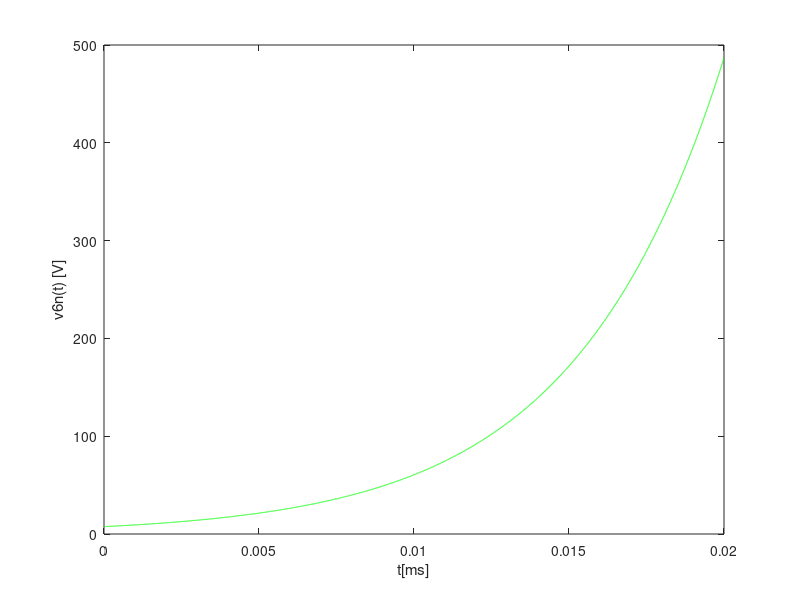
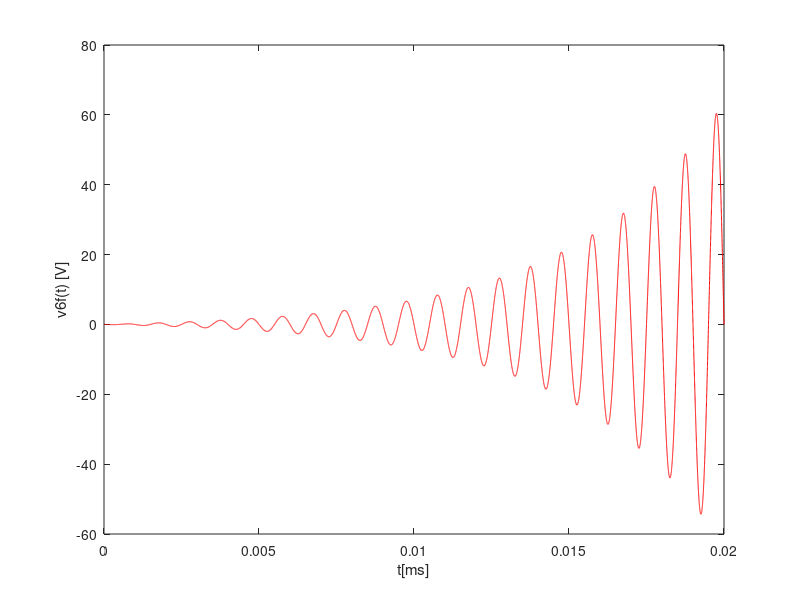
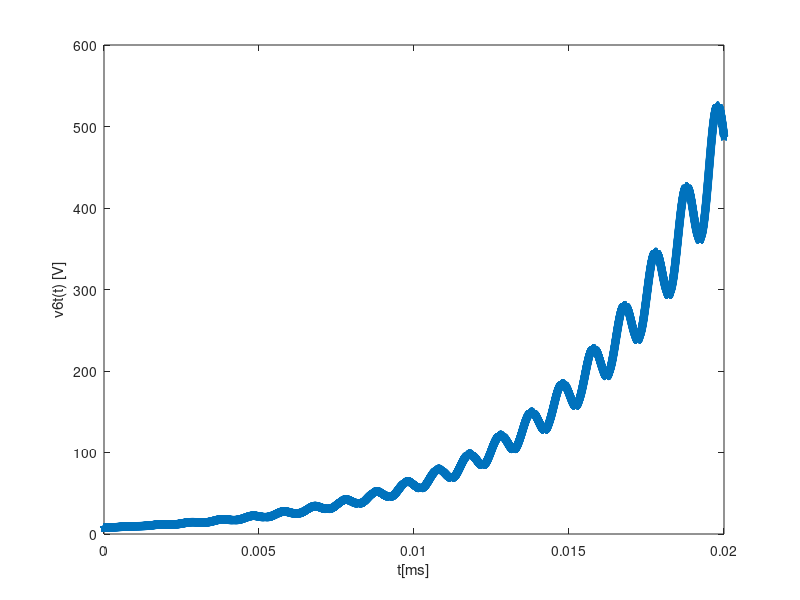

These charts were generated, in order, by the following MATLAB code:
format long

%%These are the given values of all of the circuits' components

r1 = 1.04362094375e3 
r2 = 2.01060713289e3 
r3 = 3.1012701442e3
r4 = 4.18822801798e3 
r5 = 3.09414786857e3 
r6 = 2.02739936235e3 
r7 = 1.0022809037e3 
Vs = 5.02924600001 
C = 1.03087754949e-6
Kb = 7.2492497599e-3 
Kd = 8.29575903566e3

%%%%%%%%%%THEO - P1%%%%%%%%%%

%%In this part, all of the node voltages will be calculated using the Nodal Analysis Method

R=[1 , 0 , 0 , 0 , 0 , 0 , 0 , 0 , 0, 0;

1/r1 , (-1/r1 -1/r2 -1/r3) , 1/r2 , 0 , 1/r3 , 0 , 0 , 0 , 0, 0;

0 , 1/r2 , -1/r2 , 0 , 0 , 0 , 0 , 1 , 0, 0;

0 , 0 , 0 , 1 , 0 , 0 , -1 , 0 , 0, -Kd;

0 , 0 , 0 , -1/r5 , 1/r5 , 0 , 0 , 1 , 1, 0;

0 , 0 , 0 , 0 ,  0 , 1/r7, -1/r7 , 0 , 0, 1;

0 , -Kb , 0 , Kb , 0 , 0 , 0 , 1 , 0, 0;

0 , 1/r3 , 0 , (-1/r3-1/r4-1/r5) , 1/r5 , 0 , 0 , 0 , 1 , 1;

0 , 0 , 0 , 0 , 0 , 1/r6 , 0 , 0, 0, 1;

0 , 0 , 0 , 0 , 0 , 0    , 0 , 0, 1, 0 ]

T=[Vs;0;0;0;0;0;0;0;0;0]

s=R\T

%%This will print the results of the Nodal Analysis in a table

file1=fopen('theo_first.tex', 'w');

fprintf(file1, '\n Node Voltage 1 & %.11e \\\\ \\hline ', s(1));
fprintf(file1, '\n Node Voltage 2 & %.11e \\\\ \\hline ', s(2));
fprintf(file1, '\n Node Voltage 3 & %.11e \\\\ \\hline ', s(3));
fprintf(file1, '\n Node Voltage 5 & %.11e \\\\ \\hline ', s(4));
fprintf(file1, '\n Node Voltage 6 & %.11e \\\\ \\hline ', s(5));
fprintf(file1, '\n Node Voltage 7 & %.11e \\\\ \\hline ', s(6));
fprintf(file1, '\n Node Voltage 8 & %.11e \\\\ \\hline ', s(7));

fclose(file1);

vaux=s(5)-s(7) 

file2=fopen('datafrom1.txt', 'w');

fprintf(file2, 'Vx n6 n8 %.11e\n', vaux);

fclose(file2);

%%%%%%%%%%THEO - P2%%%%%%%%%%

Vs=0
Vx=s(5)-s(7)

X=[1 , 0 , 0 , 0 , 0 , 0 , 0 , 0 , 0, 0;

1/r1 , (-1/r1 -1/r2 -1/r3) , 1/r2 , 0 , 1/r3 , 0 , 0 , 0 , 0, 0;

0 , 1/r2 , -1/r2 , 0 , 0 , 0 , 0 , 1 , 0, 0;

0 , 0 , 0 , 1 , 0 , 0 , -1 , 0 , 0, -Kd;

0 , 0 , 0 , -1/r5 , 1/r5 , 0 , 0 , 1 , 1, 0;

0 , 0 , 0 , 0 ,  0 , 1/r7, -1/r7 , 0 , 0, 1;

0 , -Kb , 0 , Kb , 0 , 0 , 0 , 1 , 0, 0;

0 , 1/r3 , 0 , (-1/r3-1/r4-1/r5) , 1/r5 , 0, 0 , 0 , 1 , 1;

0 , 0 , 0 , 0 , 0 , 1/r6 , 0 , 0, 0, 1;

0 , 0 , 0 , 0 , 1 , 0    , -1 , 0, 0, 0 ]

Y=[Vs;0;0;0;0;0;0;0;0;Vx]

w=X\Y

ix=w(9)

req=(Vx/ix)

printf("A resistencia equivalente é %f \n", req)

tau=req*C

printf("A Constante do Tempo equivalente é %f \n", tau)




file3=fopen('theo_second.tex', 'w');

fprintf(file3, '\n Node Voltage 1 & %.11e \\\\ \\hline ', w(1));
fprintf(file3, '\n Node Voltage 2 & %.11e \\\\ \\hline ', w(2));
fprintf(file3, '\n Node Voltage 3 & %.11e \\\\ \\hline ', w(3));
fprintf(file3, '\n Node Voltage 5 & %.11e \\\\ \\hline ', w(4));
fprintf(file3, '\n Node Voltage 6 & %.11e \\\\ \\hline ', w(5));
fprintf(file3, '\n Node Voltage 7 & %.11e \\\\ \\hline ', w(6));
fprintf(file3, '\n Node Voltage 8 & %.11e \\\\ \\hline ', w(7));
fprintf(file3, '\n Req, Equivalent Resistor & %f \\\\ \\hline ', req);
fprintf(file3, '\n Time Constant & %f \\\\ \\hline ', tau);

fclose(file3);

%%%%%%%%%%%%%%%%%%%%%%NATURAL%%%%%%%%%%%%%%%%%%%%%%%%%%%
%%%%%%%%%%THEO - P3%%%%%%%%%%

t=0:1e-6:20e-3;

v6n=Vx*exp(-t/tau);


hn = figure ();
plot(t,v6n,"g");

xlabel ("t[ms]");
ylabel ("v6n(t) [V]");
print (hn, "natural.eps", "-depsc");



file4=fopen('datafrom2.txt', 'w');

fprintf(file4, '.ic v(n6)=%.11e v(n8)=%.11e\n', w(5), w(7));

fclose(file4);


%%%%%%%%%%%%%%%%%%%%%%FORCED%%%%%%%%%%%%%%%%%%%%%%%%%%%
%%%%%%%%%%THEO - P4%%%%%%%%%%

f = 1000 %Hz
w = 2*pi*f; %rad/s


Zc = 1/(j*w*C)
Cgain = Zc/(req+Zc)
Gain = abs(Cgain)
Phase = angle(Cgain)
vs=j*(pi/2-w*(20e-3));

K=[1 , 0 , 0 , 0 , 0 , 0 , 0 , 0 , 0, 0;

1/r1 , (-1/r1 -1/r2 -1/r3) , 1/r2 , 0 , 1/r3 , 0 , 0 , 0 , 0, 0;

0 , 1/r2 , -1/r2 , 0 , 0 , 0 , 0 , 1 , 0, 0;

0 , 0 , 0 , 1 , 0 , 0 , -1 , 0 , 0, -Kd;

0 , 0 , 0 , -1/r5 , 1/r5 , 0 , 0 , 1 , 1, 0;

0 , 0 , 0 , 0 ,  0 , 1/r7, -1/r7 , 0 , 0, 1;

0 , -Kb , 0 , Kb , 0 , 0 , 0 , 1 , 0, 0;

0 , 1/r3 , 0 , (-1/r3-1/r4-1/r5) , 1/r5 , 0, 0 , 0 , 1 , 1;

0 , 0 , 0 , 0 , 0 , 1/r6 , 0 , 0, 0, 1;
0 , 0 , 0 , 0 , 0 , 0    , 0 , 0, 1, 0 ]

M=[Vs;0;0;0;0;0;0;0;0;Vx/Zc]

l=K\M

v6f=sin(w*t).*(1-e.^(-t/tau));
hf = figure ();
plot(t,v6f,"r");
xlabel ("t[ms]");
ylabel ("v6f(t) [V]");
print (hf, "forced.eps", "-depsc");

file5=fopen('theo_fourth.tex', 'w');

fprintf(file5, '\n Node Voltage 1 & %.11e \\\\ \\hline ', l(1));
fprintf(file5, '\n Node Voltage 2 & %.11e \\\\ \\hline ', l(2));
fprintf(file5, '\n Node Voltage 3 & %.11e \\\\ \\hline ', l(3));
fprintf(file5, '\n Node Voltage 5 & %.11e \\\\ \\hline ', l(4));
fprintf(file5, '\n Node Voltage 6 & %.11e \\\\ \\hline ', l(5));
fprintf(file5, '\n Node Voltage 7 & %.11e \\\\ \\hline ', l(6));
fprintf(file5, '\n Node Voltage 8 & %.11e \\\\ \\hline ', l(7));

fclose(file5);



%%%%%%%%%%%%%%%%%%%%%%%TOTAL
%%%%%%%%%%THEO - P5%%%%%%%%%%

v6t=v6n+v6f;
ht=figure ();
plot(t,v6t,"p");
xlabel ("t[ms]");
ylabel ("v6t(t) [V]");
print (ht, "total.eps", "-depsc");






